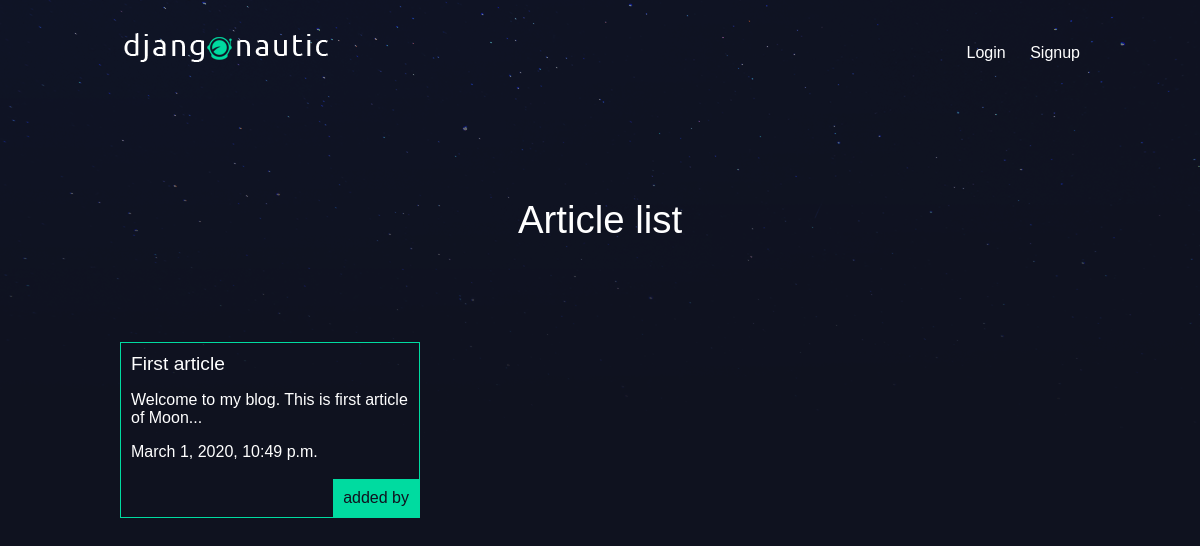
/articles/, run on an earlier commit of the app's database.
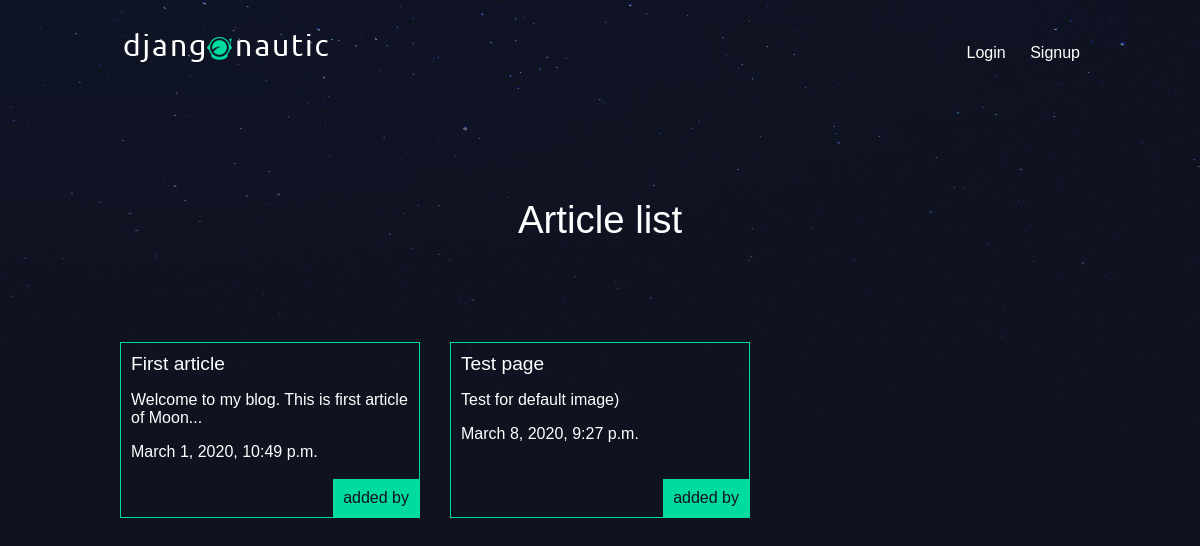
And on a later commit of the database.
### articles/models.py (models this page shows, shortened)
class Article(models.Model):
    title = models.CharField(max_length=100)
    slug = models.SlugField()
    body = models.TextField()
    date = models.DateTimeField(auto_now_add=True)
    thumb = models.ImageField(default='default.png', blank=True)
    author = models.ForeignKey(User, default=None, on_delete=models.CASCADE)
    def snippet(self):
        if len(self.body) > 50:
            return self.body[:50] + '...'
        else:
            return self.body

### articles/views.py (the view)
# urls.py: path('', views.article_list, name='list'),
def article_list(request):
    articles = Article.objects.all().order_by('date')
    return render(request, 'articles/article_list.html', {'articles': articles})

### articles/templates/articles/article_list.html
{% extends 'base_layout.html' %}
{% block content %}
    <h1>Article list</h1>
    <div class="articles">
        {% for article in articles %}
            <div class="article">
                <h2><a href="{% url 'articles:detail' slug=article.slug %}">{{ article.title }}</a></h2>
                <p>{{ article.snippet }}</p>
                <p>{{ article.date }}</p>
                <p class="author">added by {{ article.author.username }}</p>
            </div>
        {% endfor %}
    </div>
{% endblock %}

What changed in the data, as far as the page shows it:
added Article: title "Test page", snippet "Test for default image)", date "March 8, 2020, 9:27 p.m."
